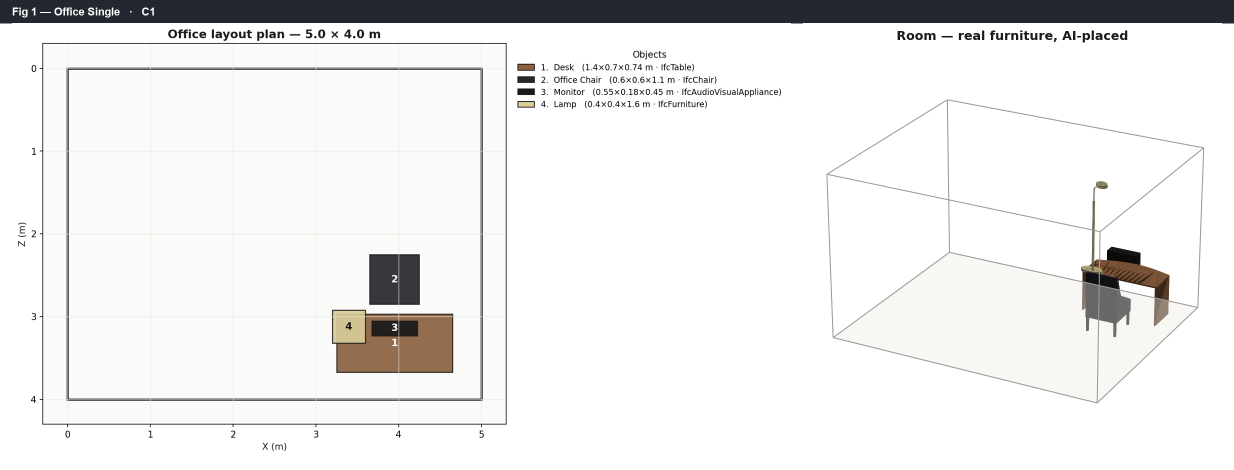
#> input picture paper_figures/fig01_office_single_montage.png, 2468 x 940 px (shown at 1/2 size)
$ python make_results_plate.py
#> lines starting #> are read from the running program, lines starting #| are printed output that depends on the picture
"""
make_results_plate.py — one composite "results plate" tiling every paper figure into a
single multi-panel page (journal-style). Pulls the generated figures from paper_figures/.

Out: paper_figures/results_plate.png
Run after make_paper_figures.py + make_accuracy_figure.py.
"""
from __future__ import annotations

from pathlib import Path
from PIL import Image, ImageDraw, ImageFont

REPO = Path(__file__).resolve().parents[2]
FIGS = REPO / "paper_figures"
OUT = FIGS / "results_plate.png"

# (file, panel label) — montages for scenes, then the two analysis figures
PANELS = [
    ("fig01_office_single_montage.png", "(a) Single workstation — seat-facing + anchoring"),
    ("fig02_office_team_montage.png",   "(b) Team office — wall-affinity, open circulation"),
    ("fig03_office_obstacles_montage.png", "(c) Obstacles + door keep-clear"),
    ("fig04_office_ada_montage.png",     "(d) ADA accessibility (wider aisles)"),
    ("fig05_living_room_montage.png",    "(e) Living room — room-type generalization"),
    ("fig06_workspace_dense_montage.png", "(f) Dense workspace"),
    ("fig07_office_overpacked_montage.png", "(g) Overpacked -> infeasible (boundary)"),
    ("fig08_capacity_sweep.png",         "(h) Capacity boundary (room size x workstations)"),
    ("fig09_accuracy_triposr.png",       "(i) Photo->3D accuracy: precision >> recall"),
]
COLS = 2
CELL_W = 900
PAD = 22
LABEL_H = 34
TITLE_H = 70


def _font(sz, bold=True):
    for n in (("arialbd.ttf" if bold else "arial.ttf"), "DejaVuSans-Bold.ttf", "DejaVuSans.ttf"):
        try:
            return ImageFont.truetype(n, sz)
        except Exception:
            continue
    return ImageFont.load_default()


def main():
    panels = [(FIGS / f, lbl) for f, lbl in PANELS if (FIGS / f).exists()]
    if not panels:
        raise SystemExit("no panel images found — run make_paper_figures.py first")

    # scale each to CELL_W, record cell heights (image + label strip)
    imgs = []
    for path, label in panels:
        im = Image.open(path).convert("RGB")
#> im is the input picture: PIL image 2468x940 RGB; mean R, G, B 235.8, 235.5, 234.7
        h = int(im.height * CELL_W / im.width)
#> h = 342
        imgs.append((im.resize((CELL_W, h)), label, h + LABEL_H))

    rows = (len(imgs) + COLS - 1) // COLS
    row_h = [max(imgs[r * COLS + c][2] for c in range(COLS) if r * COLS + c < len(imgs))
             for r in range(rows)]
    W = COLS * CELL_W + PAD * (COLS + 1)
    H = TITLE_H + sum(row_h) + PAD * (rows + 1)

    plate = Image.new("RGB", (W, H), "white")
#> plate: PIL image 1866x1281 RGB; every value is 255
    d = ImageDraw.Draw(plate)
    d.text((PAD, TITLE_H // 2), "AI room population + photo->3D: results overview",
           fill="#1a1a1a", font=_font(30), anchor="lm")

    y = TITLE_H + PAD
    for r in range(rows):
        x = PAD
        for c in range(COLS):
            i = r * COLS + c
            if i >= len(imgs):
                break
            im, label, _ = imgs[i]
            d.text((x, y), label, fill="#23272f", font=_font(18))
            plate.paste(im, (x, y + LABEL_H))
            x += CELL_W + PAD
        y += row_h[r] + PAD
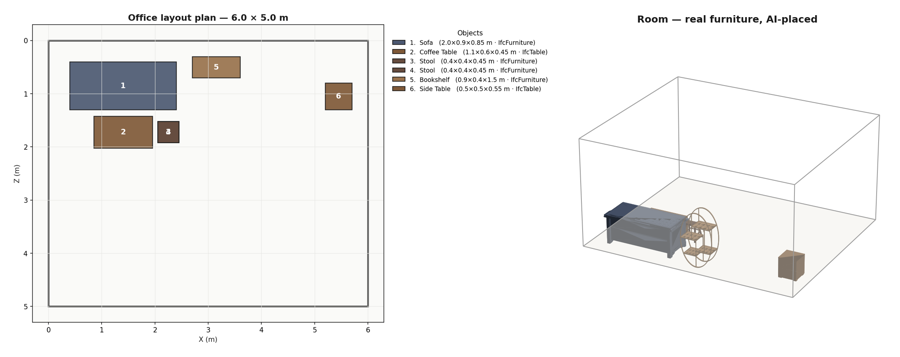
#> im: PIL image 900x357 RGB; mean R, G, B 243.2, 242.9, 242.1
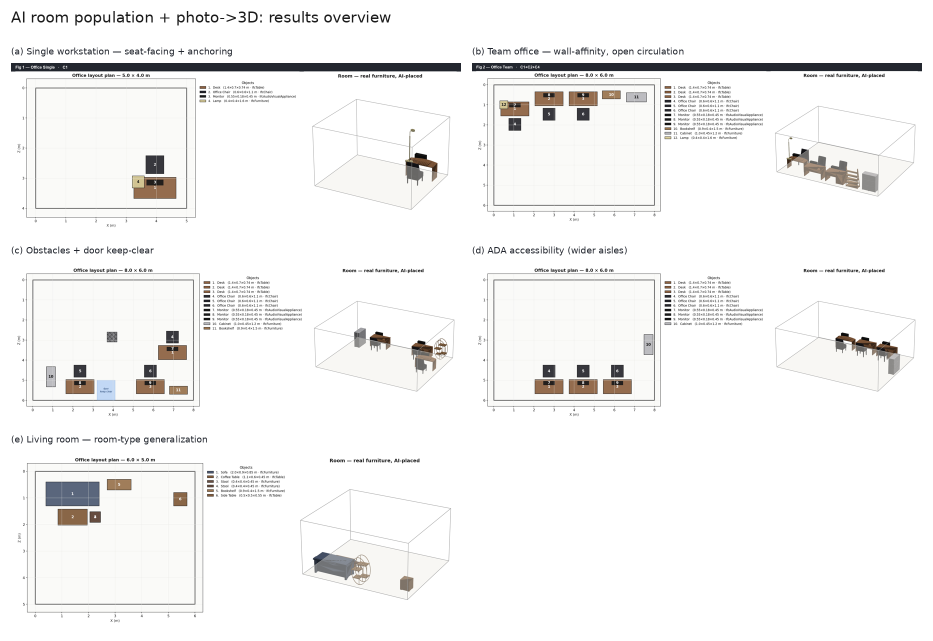
#> plate: PIL image 1866x1281 RGB (shown at 1/2 size); mean R, G, B 243.9, 243.6, 243

    plate.save(OUT)
    print(f"-> {OUT}  ({len(imgs)} panels, {W}x{H})")


if __name__ == "__main__":
    main()
